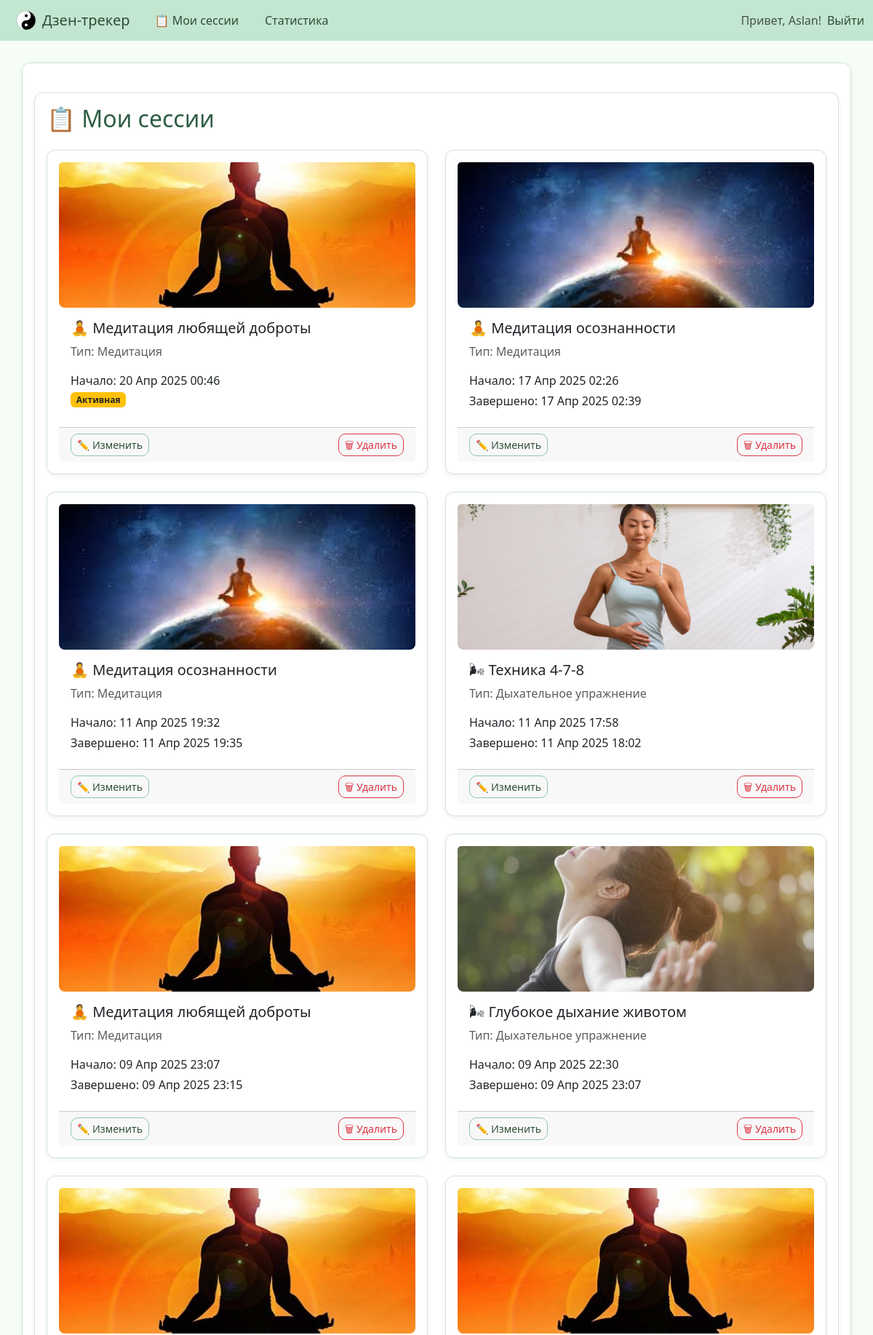
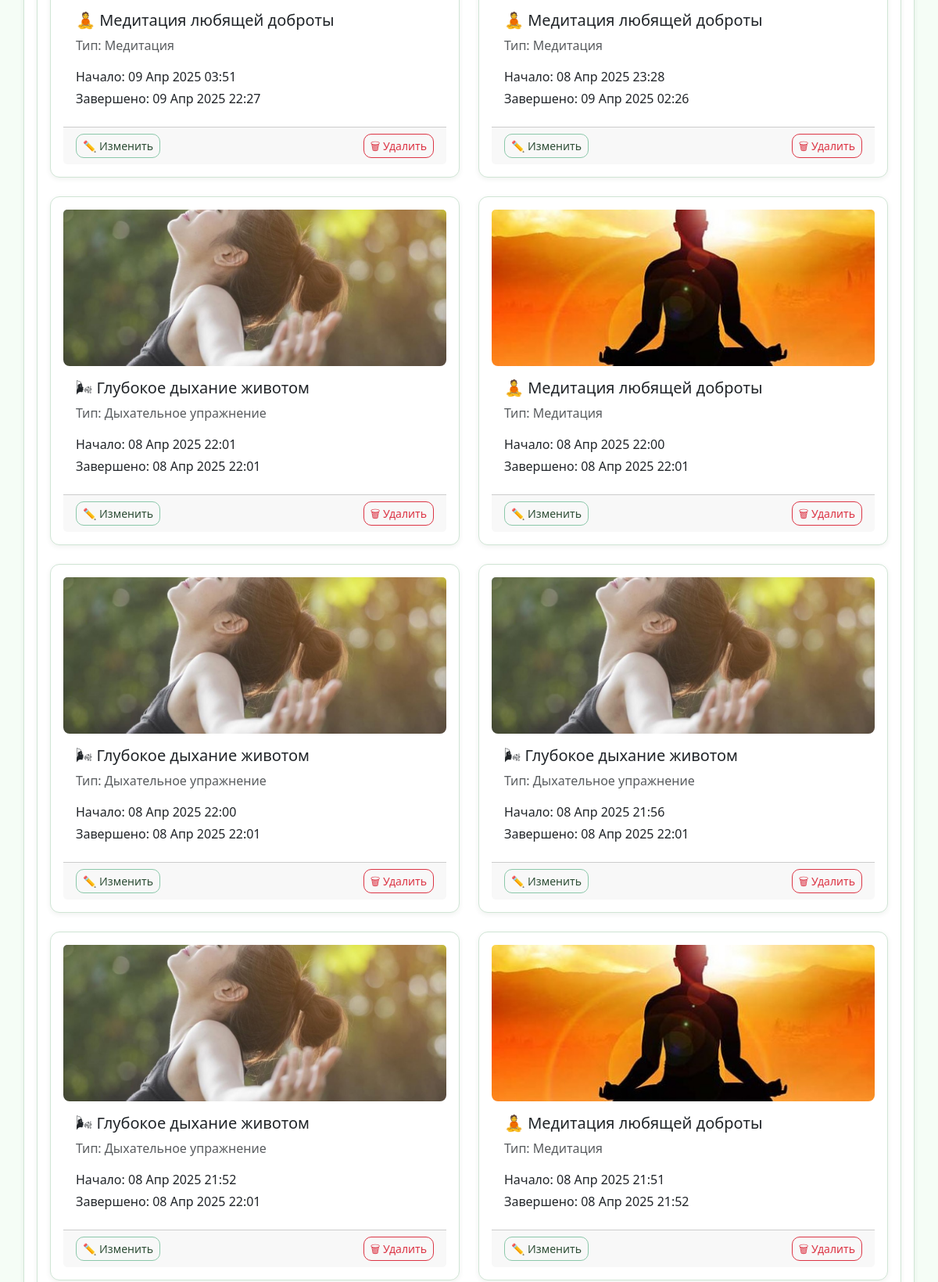
The app's page /sessions/ (signed in, upper part) with its own data (2 pictures, top to bottom).
### tracker/models.py (models this page shows, shortened)
class RestSession(models.Model):
    user = models.ForeignKey(User, on_delete=models.CASCADE)
    start_time = models.DateTimeField(default=now)
    end_time = models.DateTimeField(null=True, blank=True)
    meditation = models.ForeignKey('Meditation', null=True, blank=True, on_delete=models.SET_NULL)
    breathing_exercise = models.ForeignKey('BreathingExercise', null=True, blank=True, on_delete=models.SET_NULL)

class Meditation(models.Model):
    title = models.CharField(max_length=100)
    description = models.TextField()
    image = models.ImageField(upload_to='meditation_images/', null=True, blank=True)
    instructions = models.TextField(blank=True, null=True)
    duration = models.PositiveIntegerField(help_text="Длительность в минутах")

class BreathingExercise(models.Model):
    title = models.CharField(max_length=255)
    description = models.TextField()
    image = models.ImageField(upload_to='meditation_images/', null=True, blank=True)
    instructions = models.TextField(blank=True, null=True)
    duration = models.PositiveIntegerField(help_text="Длительность в минутах")

### tracker/views.py (the view)
# urls.py: path('sessions/', tracker_views.RestSessionListView.as_view(), name='restsession_list'),
class RestSessionListView(LoginRequiredMixin, ListView):
    model = RestSession
    template_name = 'restsession_list.html'
    context_object_name = 'sessions'
    def get_queryset(self):
        return RestSession.objects.filter(user=self.request.user).select_related('meditation', 'breathing_exercise').order_by('-start_time')

### templates/restsession_list.html
{% extends 'base.html' %}
{% load static %}
{% block content %}
<div class="container mt-4">
  <h2 class="mb-4">📋 Мои сессии</h2>
  {% if sessions %}
    <div class="row row-cols-1 row-cols-md-2 g-4">
      {% for session in sessions %}
        <div class="col">
          <div class="card h-100">
            {% if session.meditation %}
              <img src="{{ session.meditation.image.url }}" class="card-img-top" style="height: 200px; object-fit: cover;" alt="{{ session.meditation.title }}">
            {% elif session.breathing_exercise %}
              <img src="{{ session.breathing_exercise.image.url }}" class="card-img-top" style="height: 200px; object-fit: cover;" alt="{{ session.breathing_exercise.title }}">
            {% endif %}
            <div class="card-body">
              {% if session.meditation %}
                <h5 class="card-title">🧘 {{ session.meditation.title }}</h5>
                <p class="card-text text-muted">Тип: Медитация</p>
              {% elif session.breathing_exercise %}
                <h5 class="card-title">🌬 {{ session.breathing_exercise.title }}</h5>
                <p class="card-text text-muted">Тип: Дыхательное упражнение</p>
              {% endif %}
              <p class="card-text mb-1">Начало: {{ session.start_time|date:"d M Y H:i" }}</p>
              {% if session.end_time %}
                <p class="card-text mb-2">Завершено: {{ session.end_time|date:"d M Y H:i" }}</p>
              {% else %}
                <span class="badge bg-warning text-dark">Активная</span>
              {% endif %}
            </div>
            <div class="card-footer d-flex justify-content-between">
              <a href="{% url 'restsession_update' session.pk %}" class="btn btn-sm btn-outline-primary">✏️ Изменить</a>
              <a href="{% url 'restsession_delete' session.pk %}" class="btn btn-sm btn-outline-danger">🗑 Удалить</a>
            </div>
          </div>
        </div>
      {% endfor %}
    </div>
  {% else %}
    <p>У вас ещё нет сохранённых сессий.</p>
  {% endif %}
</div>
{% endblock %}

### templates/partials/navbar.html (shortened to what this page needs)
{% load static %}
<nav class="navbar navbar-expand-lg navbar-light bg-grey mb-4">
  <div class="container-fluid">
    <a class="navbar-brand d-flex align-items-center gap-2" href="{% url 'home' %}">
  <img src="{% static 'images/icon.png' %}" alt="Логотип" width="28" height="28" class="d-inline-block align-text-top">
  Дзен-трекер
    </a>
    <div class="collapse navbar-collapse" id="navbarNav">
      <ul class="navbar-nav me-auto">
        {% if user.is_authenticated %}
        <li class="nav-item">
          <a class="nav-link" href="{% url 'restsession_list' %}">📋 Мои сессии</a>
        </li>
        {% endif %}
        <a href="{% url 'statistics' %}" class="nav-link">Статистика</a>
      </ul>
      <ul class="navbar-nav">
        {% if user.is_authenticated %}
        <li class="nav-item">
          <span class="navbar-text me-2">Привет, {{ user.username }}!</span>
       <li class="nav-item">
            <form method="post" action="{% url 'logout' %}" style="display: inline;">
              <button type="submit" class="btn nav-link" style="background: none; border: none; padding: 0; color: #0d6efd;">
                Выйти
              </button>
            </form>
          </li>
        {% endif %}
      </ul>
    </div>
  </div>
</nav>

### static/styles.css (style rules this page uses)
body { font-family: Arial, sans-serif; background-color: #f4f4f4; color: #333; margin: 0; padding: 0; }
.container { width: 80%; margin: 30px auto; background: #fff; padding: 20px; border-radius: 8px; }
nav { background: #333; color: white; padding: 10px; text-align: center; }
nav a { color: white; margin: 0 10px; text-decoration: none; }

### static/pastel.css (style rules this page uses)
body { background-color: #f5fdf6; color: #2e4e36; font-family: 'Segoe UI', sans-serif; }
h1, h2, h3, h4, h5 { color: #2f5e45; }
.container, .card, .list-group-item { background-color: #ffffff; border: 1px solid #d0e5d5; border-radius: 12px; padding: 1rem; box-shadow: 0 2px 6px rgba(46, 78, 54, 0.08); }
.btn { border-radius: 10px; font-weight: 500; transition: background-color 0.3s ease; }
.btn-outline-primary { border-color: #8bc8aa; color: #2e4e36; }
img { border-radius: 8px; }
a { color: #397d5d; }
.navbar { background-color: #c3e6d1; }
.navbar-brand, .nav-link { color: #2e4e36 !important; }

### records on screen
RestSession: meditation.image (picture), meditation "Медитация любящей доброты", start_time "20 Апр 2025 00:46", shows "Активная"
RestSession: meditation.image (picture), meditation "Медитация осознанности", start_time "17 Апр 2025 02:26", end_time "17 Апр 2025 02:39"
RestSession: meditation.image (picture), meditation "Медитация осознанности", start_time "11 Апр 2025 19:32", end_time "11 Апр 2025 19:35"
RestSession: breathing_exercise.image (picture), breathing_exercise "Техника 4-7-8", start_time "11 Апр 2025 17:58", end_time "11 Апр 2025 18:02"
RestSession: meditation.image (picture), meditation "Медитация любящей доброты", start_time "09 Апр 2025 23:07", end_time "09 Апр 2025 23:15"
RestSession: breathing_exercise.image (picture), breathing_exercise "Глубокое дыхание животом", start_time "09 Апр 2025 22:30", end_time "09 Апр 2025 23:07"
RestSession: meditation.image (picture), meditation "Медитация любящей доброты", start_time "09 Апр 2025 03:51", end_time "09 Апр 2025 22:27"
RestSession: meditation.image (picture), meditation "Медитация любящей доброты", start_time "08 Апр 2025 23:28", end_time "09 Апр 2025 02:26"
RestSession: breathing_exercise.image (picture), breathing_exercise "Глубокое дыхание животом", start_time "08 Апр 2025 22:01", end_time "08 Апр 2025 22:01"
RestSession: meditation.image (picture), meditation "Медитация любящей доброты", start_time "08 Апр 2025 22:00", end_time "08 Апр 2025 22:01"
RestSession: breathing_exercise.image (picture), breathing_exercise "Глубокое дыхание животом", start_time "08 Апр 2025 22:00", end_time "08 Апр 2025 22:01"
RestSession: breathing_exercise.image (picture), breathing_exercise "Глубокое дыхание животом", start_time "08 Апр 2025 21:56", end_time "08 Апр 2025 22:01"
RestSession: breathing_exercise.image (picture), breathing_exercise "Глубокое дыхание животом", start_time "08 Апр 2025 21:52", end_time "08 Апр 2025 22:01"
RestSession: meditation.image (picture), meditation "Медитация любящей доброты", start_time "08 Апр 2025 21:51", end_time "08 Апр 2025 21:52"

### other values on screen
{{ user.username }} "Aslan"
